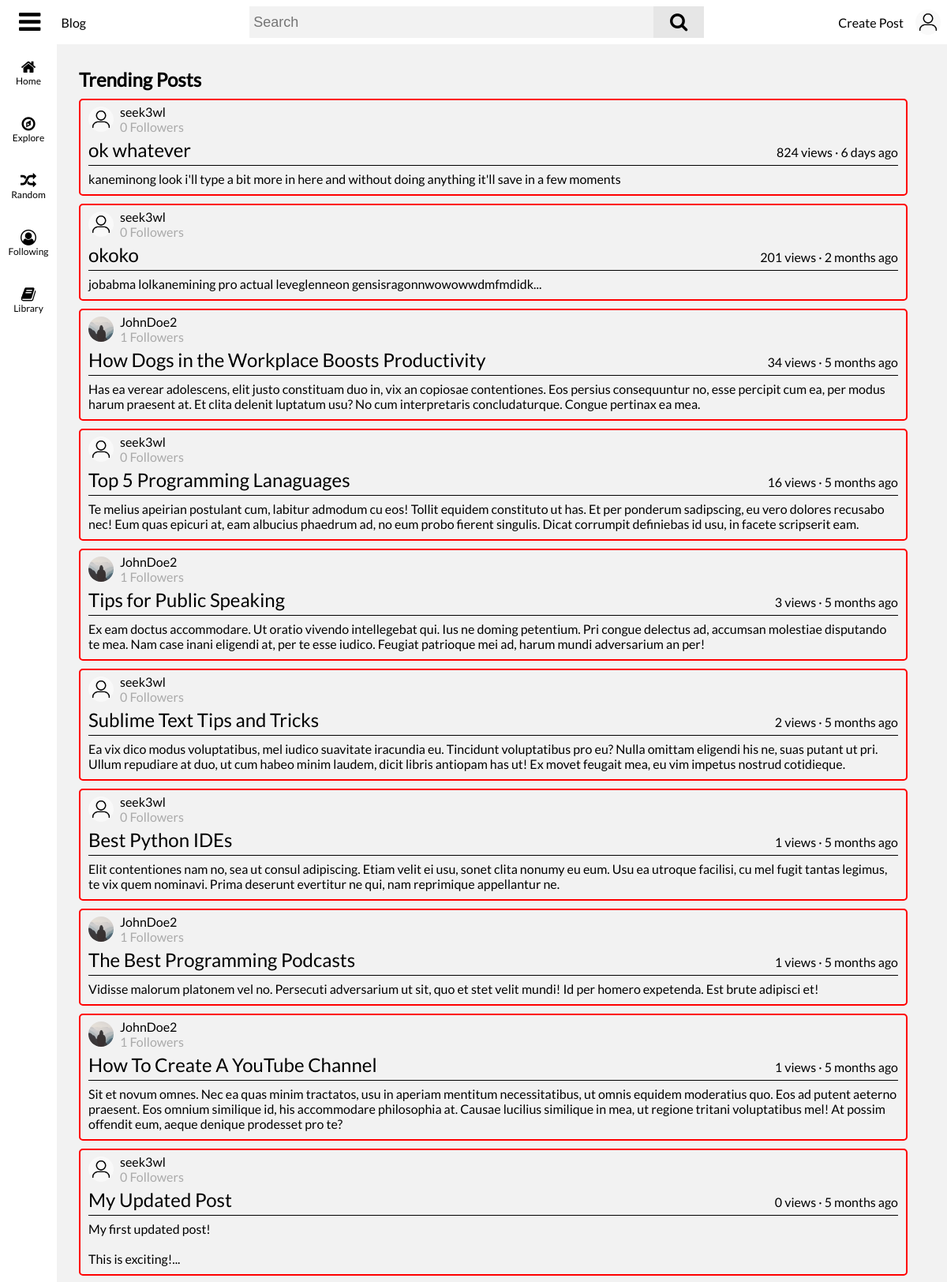
/explore?c=trending (signed in, upper part), run on the app's committed database.
### flaskblog/models.py (models this page shows, shortened)
class Post(db.Model):
	id = db.Column(db.Integer, primary_key=True)
	user_id = db.Column(db.Integer, db.ForeignKey('user.id'), nullable=False)
	title = db.Column(db.String(100), nullable=False)
	date_posted = db.Column(db.DateTime, nullable=False, default=datetime.utcnow)
	content = db.Column(db.Text, nullable=False)
	views = db.Column(db.Integer, nullable=False, default=0)
	likes = db.Column(db.Integer, nullable=False, default=0)
	comments = db.relationship('Comment', backref='parent', lazy=True)
	tags = db.relationship('Tag', secondary=post_tag_cat, backref='posts_tagged')
	def date_posted_ago(self):
		date_posted = getattr(self, 'date_posted')
		return get_duration(date_posted)

class User(db.Model, UserMixin):
	id = db.Column(db.Integer, primary_key=True)
	username = db.Column(db.String(16), unique=True, nullable=False)
	email = db.Column(db.String(120), unique=True, nullable=False)
	image_file = db.Column(db.String(20), nullable=False, default='default.jpg')
	banner_image = db.Column(db.String(20), nullable=False, default='default_banner.jpg')
	description = db.Column(db.String(120), nullable=True)
	password = db.Column(db.String(60), nullable=False)
	security_question = db.Column(db.String(120), nullable=True)
	security_question_answer = db.Column(db.String(120), nullable=True)
	date_joined = db.Column(db.DateTime, default=datetime.utcnow, nullable=False)
	following = db.relationship('User', secondary=user_user_follow,
								primaryjoin=id == user_user_follow.c.follower_user_id,
								secondaryjoin=id == user_user_follow.c.following_user_id,
								backref='followers')
	media_uploads = db.relationship('Media', backref='uploader', lazy=True)
	posts_cached = db.relationship('PostCache', backref='cache_author', lazy=True)
	posts = db.relationship('Post', backref='author', lazy=True)
	posts_viewed = db.relationship('Post', secondary=user_post_view, backref='viewers')
	posts_liked = db.relationship('Post', secondary=user_post_like, backref='post_likers')
	posts_disliked = db.relationship('Post', secondary=user_post_dislike, backref='post_dislikers')
	featured_post_id = db.Column(db.Integer, nullable=True)
	comments = db.relationship('Comment', backref='author', lazy=True)
	comments_liked = db.relationship('Comment', secondary=user_comment_like, backref='comment_likers')
	comments_disliked = db.relationship('Comment', secondary=user_comment_dislike, backref='comment_dislikers')
	collections = db.relationship('Collection', backref='author', lazy=True)

### flaskblog/main/routes.py (the view, shortened to what this page needs)
@main.route('/explore')
def explore():
	explore_option = request.args.get('c')
	if explore_option == 'trending':
		trending_posts = Post.query.order_by(Post.views.desc()).limit(50).all()
		limit_content = {}
		for post in trending_posts:
			splinted = re.split('{{|}}', post.content)
			for i, splint in enumerate(splinted):
				if splint == '':
					splinted.pop(i)
				elif '*/#|>' in splint:
					splinted.pop(i)
			if len(splinted[0].split()) > 17:
				limit_content[post.id] = splinted[0].split('\n')[0]
			else:
				limit_content[post.id] = splinted[0] + '...'
		return render_template('/explore/trending.html', title='Trending', trending_posts=trending_posts,
							   limit_content=limit_content)
	elif explore_option == 'osu-mania':
		return render_template('/explore/osu_mania.html', title='Osu Mania')

### flaskblog/main/forms.py
class SearchForm(FlaskForm):
    searched = SearchField(validators=[DataRequired()])

### flaskblog/main/routes.py (called while the page is built)
@main.app_context_processor
def inject_template_globals():
	if current_user.is_authenticated:
		image_file_2 = current_user.image_file
	else:
		image_file_2 = 'default.jpg'
	has_post_cache = False
	if current_user.is_authenticated:
		if PostCache.query.filter_by(user_id=current_user.id):
			has_post_cache = True
	return dict(image_file=url_for('static', filename=f'images/profile_pics/{image_file_2}'), SearchForm=SearchForm(),
				has_post_cache=has_post_cache)

### flaskblog/models.py (called while the page is built)
@login_manager.user_loader
def load_user(user_id):
	return User.query.get(user_id)

### flaskblog/templates/explore/trending.html
{% extends 'base.html' %}
{% block body %}
	<div id="main-body">
		<div id="explore-trending">
			<div id="explore-trending-header">
				<h2>Trending Posts</h2>
			</div>
			{% for post in trending_posts %}
				<article class="post-container">
					<div class="post-header">
						<a href="{{ url_for('users.user_page', username=post.author.username) }}">
							<img class="post-user-img" height="32" width="32" draggable="false" src="{{ url_for('static', filename='images/profile_pics/' + post.author.image_file) }}">
						</a>
						<div class="post-header-info">
							<a href="{{ url_for('users.user_page', username=post.author.username) }}">
								{{ post.author.username }}
							</a>
							<span>{{ length(post.author.followers) }} Followers</span>
						</div>
					</div>
					<div class="post-title">
						<a href="{{ url_for('posts.post', post_id=post.id) }}">{{ post.title }}</a>
						{{ post.views }} views · {{ post.date_posted_ago() }}
					</div>
					<p class="post-content">{{ limit_content[post.id] }}</p>
				</article>
			{% endfor %}
		</div>
	</div>
{% endblock %}

### flaskblog/static/main.css (style rules this page uses)
[data-theme="light"] { --primary-color: #f2f2f2; --secondary-color: #f00; --primary-color-header: #fff; --secondary-color-header: #000; --search-box: #f2f2f2; --search-box-icon: #e6e6e6; --side-menu-color: #e6e6e6; --primary-text: #000; --primary-icon: #000; }
body { margin: 0; padding: 0; background-color: var(--primary-color); font-family: 'Lato', sans-serif; }
p, h1, h2, h3, h4, h5, h6, span { color: var(--primary-text); margin: 0px; padding: 0px; }
a { color: #3ea6ff margin: 0; padding: 0; }
#main-body { display: flex; flex-direction: column; padding: 76px 50px 20px 100px; }
.post-container { display: flex; flex-direction: column; color: var(--primary-text); padding-top: 5px; padding-left: 10px; padding-right: 10px; margin-bottom: 10px; border-radius: 5px; border: 2px solid var(--secondary-color); }
.post-header { display: flex; align-items: center; }
.post-header > a { display: inline-flex; }
.post-user-img { border-radius: 50px; }
.post-header-info { display: flex; flex-direction: column; padding-left: 8px; }
.post-header-info a { color: var(--primary-text); text-decoration: none; }
.post-header-info span { color: #aaa; }
.post-title { display: flex; align-items: baseline; justify-content: space-between; border-bottom: 1px solid var(--primary-text); }
.post-title a { color: var(--primary-text); font-size: 24px; text-decoration: none; margin-top: 5px; margin-bottom: 5px; }
.post-content { color: var(--primary-text); white-space: pre-line; margin-top: 7px; margin-bottom: 10px; }
#explore-trending-header { color: #ffffff; margin: 10px 0; }

### data on the page
Post: image_file (placeholder picture), author.username "seek3wl", likes "0", title "ok whatever", views "824", date_posted_ago "6 days ago", limit_content "kaneminong look i'll type a bit more in here and without doing anything it'll save in a few moments"
Post: image_file (placeholder picture), author.username "seek3wl", likes "0", title "okoko", views "201", date_posted_ago "2 months ago", limit_content "jobabma lolkanemining pro actual leveglenneon gensisragonnwowowwdmfmdidk..."
Post: image_file (placeholder picture), author.username "JohnDoe2", length "1", title "How Dogs in the Workplace Boosts Productivity", views "34", date_posted_ago "5 months ago", limit_content "Has ea verear adolescens, elit justo constituam duo in, vix an copiosae contentiones. Eos persius consequuntur no, esse percipit cum ea, per modus harum praesent at. Et clita delenit luptatum usu? No cum interpretaris concludaturque. Congue pertinax ea mea."
Post: image_file (placeholder picture), author.username "seek3wl", likes "0", title "Top 5 Programming Lanaguages", views "16", date_posted_ago "5 months ago", limit_content "Te melius apeirian postulant cum, labitur admodum cu eos! Tollit equidem constituto ut has. Et per ponderum sadipscing, eu vero dolores recusabo nec! Eum quas epicuri at, eam albucius phaedrum ad, no eum probo fierent singulis. Dicat corrumpit definiebas id usu, in facete scripserit eam."
Post: image_file (placeholder picture), author.username "JohnDoe2", length "1", title "Tips for Public Speaking", views "3", date_posted_ago "5 months ago", limit_content "Ex eam doctus accommodare. Ut oratio vivendo intellegebat qui. Ius ne doming petentium. Pri congue delectus ad, accumsan molestiae disputando te mea. Nam case inani eligendi at, per te esse iudico. Feugiat patrioque mei ad, harum mundi adversarium an per!"
Post: image_file (placeholder picture), author.username "seek3wl", likes "0", title "Sublime Text Tips and Tricks", views "2", date_posted_ago "5 months ago", limit_content "Ea vix dico modus voluptatibus, mel iudico suavitate iracundia eu. Tincidunt voluptatibus pro eu? Nulla omittam eligendi his ne, suas putant ut pri. Ullum repudiare at duo, ut cum habeo minim laudem, dicit libris antiopam has ut! Ex movet feugait mea, eu vim impetus nostrud cotidieque."
Post: image_file (placeholder picture), author.username "seek3wl", likes "0", title "Best Python IDEs", views "1", date_posted_ago "5 months ago", content "Elit contentiones nam no, sea ut consul adipiscing. Etiam velit ei usu, sonet clita nonumy eu eum. Usu ea utroque facilisi, cu mel fugit tantas legimus, te vix quem nominavi. Prima deserunt evertitur ne qui, nam reprimique appellantur ne."
Post: image_file (placeholder picture), author.username "JohnDoe2", views "1", title "The Best Programming Podcasts", date_posted_ago "5 months ago", limit_content "Vidisse malorum platonem vel no. Persecuti adversarium ut sit, quo et stet velit mundi! Id per homero expetenda. Est brute adipisci et!"
Post: image_file (placeholder picture), author.username "JohnDoe2", views "1", title "How To Create A YouTube Channel", date_posted_ago "5 months ago", limit_content "Sit et novum omnes. Nec ea quas minim tractatos, usu in aperiam mentitum necessitatibus, ut omnis equidem moderatius quo. Eos ad putent aeterno praesent. Eos omnium similique id, his accommodare philosophia at. Causae lucilius similique in mea, ut regione tritani voluptatibus mel! At possim offendit eum, aeque denique prodesset pro te?"
Post: image_file (placeholder picture), author.username "seek3wl", length "0", title "My Updated Post", views "0", date_posted_ago "5 months ago", limit_content "My first updated post! This is exciting!..."
